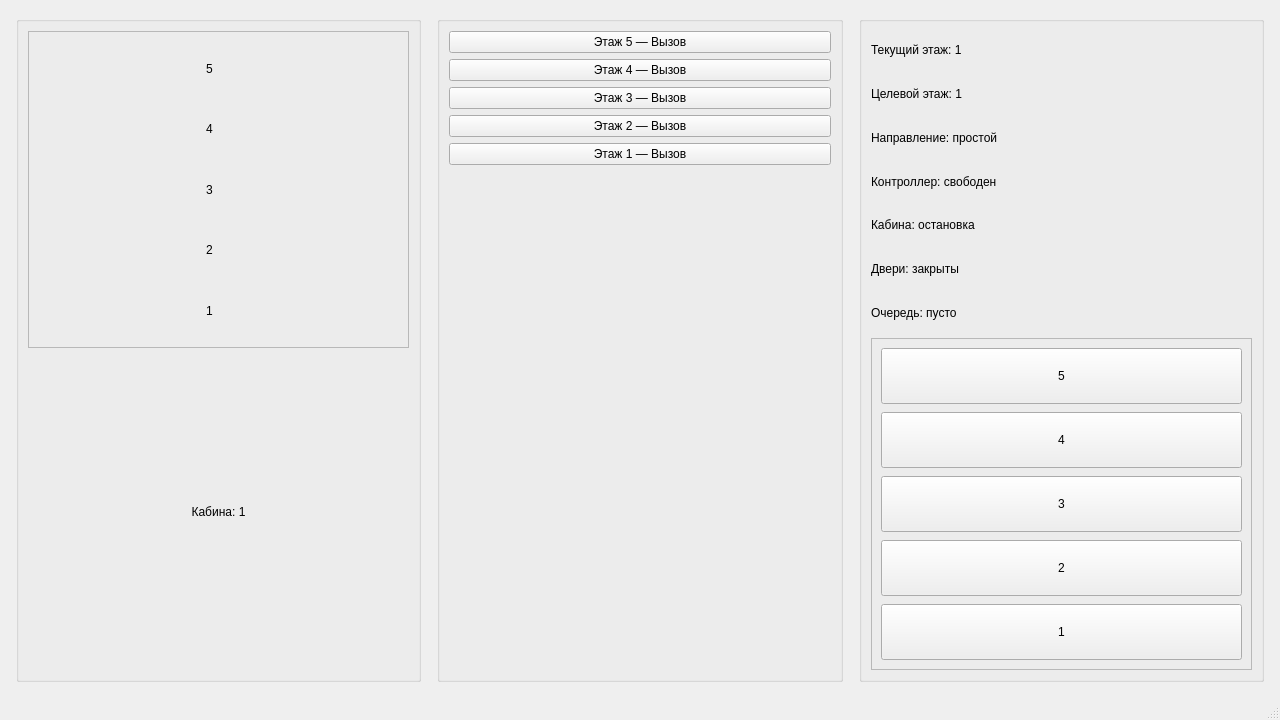
<?xml version="1.0" encoding="UTF-8"?>
<ui version="4.0">
 <class>MainWindow</class>
 <widget class="QMainWindow" name="MainWindow">
  <property name="geometry">
   <rect>
    <x>0</x>
    <y>0</y>
    <width>1280</width>
    <height>720</height>
   </rect>
  </property>
  <property name="windowTitle">
   <string>Симулятор лифта</string>
  </property>
  <widget class="QWidget" name="centralwidget">
   <layout class="QHBoxLayout" name="rootLayout">
    <property name="spacing">
     <number>16</number>
    </property>
    <property name="leftMargin">
     <number>16</number>
    </property>
    <property name="topMargin">
     <number>16</number>
    </property>
    <property name="rightMargin">
     <number>16</number>
    </property>
    <property name="bottomMargin">
     <number>16</number>
    </property>
    <item>
     <widget class="QGroupBox" name="shaftGroup">
<!--      <property name="title">-->
<!--       <string>Шахта здания</string>-->
<!--      </property>-->
      <layout class="QVBoxLayout" name="shaftGroupLayout">
       <item>
        <widget class="QFrame" name="shaftFrame">
         <property name="frameShape">
          <enum>QFrame::Shape::StyledPanel</enum>
         </property>
         <property name="frameShadow">
          <enum>QFrame::Shadow::Sunken</enum>
         </property>
         <layout class="QVBoxLayout" name="shaftLayout">
          <property name="spacing">
           <number>6</number>
          </property>
          <item>
           <widget class="QFrame" name="rowFloor5">
            <property name="frameShape">
             <enum>QFrame::Shape::NoFrame</enum>
            </property>
            <layout class="QHBoxLayout" name="rowFloor5Layout">
             <item>
              <widget class="QLabel" name="floorTitle5">
               <property name="text">
                <string>5</string>
               </property>
               <property name="alignment">
                <set>Qt::AlignmentFlag::AlignCenter</set>
               </property>
              </widget>
             </item>
             <item>
              <widget class="QLabel" name="floorLamp5">
               <property name="minimumSize">
                <size>
                 <width>12</width>
                 <height>12</height>
                </size>
               </property>
               <property name="maximumSize">
                <size>
                 <width>12</width>
                 <height>12</height>
                </size>
               </property>
               <property name="text">
                <string/>
               </property>
              </widget>
             </item>
            </layout>
           </widget>
          </item>
          <item>
           <widget class="QFrame" name="rowFloor4">
            <layout class="QHBoxLayout" name="rowFloor4Layout">
             <item>
              <widget class="QLabel" name="floorTitle4">
               <property name="text">
                <string>4</string>
               </property>
               <property name="alignment">
                <set>Qt::AlignmentFlag::AlignCenter</set>
               </property>
              </widget>
             </item>
             <item>
              <widget class="QLabel" name="floorLamp4">
               <property name="minimumSize">
                <size>
                 <width>12</width>
                 <height>12</height>
                </size>
               </property>
               <property name="maximumSize">
                <size>
                 <width>12</width>
                 <height>12</height>
                </size>
               </property>
               <property name="text">
                <string/>
               </property>
              </widget>
             </item>
            </layout>
           </widget>
          </item>
          <item>
           <widget class="QFrame" name="rowFloor3">
            <layout class="QHBoxLayout" name="rowFloor3Layout">
             <item>
              <widget class="QLabel" name="floorTitle3">
               <property name="text">
                <string>3</string>
               </property>
               <property name="alignment">
                <set>Qt::AlignmentFlag::AlignCenter</set>
               </property>
              </widget>
             </item>
             <item>
              <widget class="QLabel" name="floorLamp3">
               <property name="minimumSize">
                <size>
                 <width>12</width>
                 <height>12</height>
                </size>
               </property>
               <property name="maximumSize">
                <size>
                 <width>12</width>
                 <height>12</height>
                </size>
               </property>
               <property name="text">
                <string/>
               </property>
              </widget>
             </item>
            </layout>
           </widget>
          </item>
          <item>
           <widget class="QFrame" name="rowFloor2">
            <layout class="QHBoxLayout" name="rowFloor2Layout">
             <item>
              <widget class="QLabel" name="floorTitle2">
               <property name="text">
                <string>2</string>
               </property>
               <property name="alignment">
                <set>Qt::AlignmentFlag::AlignCenter</set>
               </property>
              </widget>
             </item>
             <item>
              <widget class="QLabel" name="floorLamp2">
               <property name="minimumSize">
                <size>
                 <width>12</width>
                 <height>12</height>
                </size>
               </property>
               <property name="maximumSize">
                <size>
                 <width>12</width>
                 <height>12</height>
                </size>
               </property>
               <property name="text">
                <string/>
               </property>
              </widget>
             </item>
            </layout>
           </widget>
          </item>
          <item>
           <widget class="QFrame" name="rowFloor1">
            <layout class="QHBoxLayout" name="rowFloor1Layout">
             <item>
              <widget class="QLabel" name="floorTitle1">
               <property name="text">
                <string>1</string>
               </property>
               <property name="alignment">
                <set>Qt::AlignmentFlag::AlignCenter</set>
               </property>
              </widget>
             </item>
             <item>
              <widget class="QLabel" name="floorLamp1">
               <property name="minimumSize">
                <size>
                 <width>12</width>
                 <height>12</height>
                </size>
               </property>
               <property name="maximumSize">
                <size>
                 <width>12</width>
                 <height>12</height>
                </size>
               </property>
               <property name="text">
                <string/>
               </property>
              </widget>
             </item>
            </layout>
           </widget>
          </item>
         </layout>
        </widget>
       </item>
       <item>
        <widget class="QLabel" name="labelIndicator">
         <property name="text">
          <string>Кабина: 1</string>
         </property>
         <property name="alignment">
          <set>Qt::AlignmentFlag::AlignCenter</set>
         </property>
        </widget>
       </item>
      </layout>
     </widget>
    </item>
    <item>
     <widget class="QGroupBox" name="callsGroup">
<!--      <property name="title">-->
<!--       <string>Вызов с этажа</string>-->
<!--      </property>-->
      <layout class="QVBoxLayout" name="callsLayout">
       <item>
        <widget class="QPushButton" name="callFloor5">
         <property name="text">
          <string>Этаж 5 — Вызов</string>
         </property>
        </widget>
       </item>
       <item>
        <widget class="QPushButton" name="callFloor4">
         <property name="text">
          <string>Этаж 4 — Вызов</string>
         </property>
        </widget>
       </item>
       <item>
        <widget class="QPushButton" name="callFloor3">
         <property name="text">
          <string>Этаж 3 — Вызов</string>
         </property>
        </widget>
       </item>
       <item>
        <widget class="QPushButton" name="callFloor2">
         <property name="text">
          <string>Этаж 2 — Вызов</string>
         </property>
        </widget>
       </item>
       <item>
        <widget class="QPushButton" name="callFloor1">
         <property name="text">
          <string>Этаж 1 — Вызов</string>
         </property>
        </widget>
       </item>
       <item>
        <spacer name="callsSpacer">
         <property name="orientation">
          <enum>Qt::Orientation::Vertical</enum>
         </property>
         <property name="sizeHint" stdset="0">
          <size>
           <width>20</width>
           <height>40</height>
          </size>
         </property>
        </spacer>
       </item>
      </layout>
     </widget>
    </item>
    <item>
     <widget class="QGroupBox" name="cabinGroup">
<!--      <property name="title">-->
<!--       <string>Панель кабины</string>-->
<!--      </property>-->
      <layout class="QVBoxLayout" name="cabinLayout">
       <item>
        <widget class="QLabel" name="labelCurrentFloor">
         <property name="text">
          <string>Текущий этаж: 1</string>
         </property>
        </widget>
       </item>
       <item>
        <widget class="QLabel" name="labelTarget">
         <property name="text">
          <string>Целевой этаж: 1</string>
         </property>
        </widget>
       </item>
       <item>
        <widget class="QLabel" name="labelDirection">
         <property name="text">
          <string>Направление: простой</string>
         </property>
        </widget>
       </item>
       <item>
        <widget class="QLabel" name="labelController">
         <property name="text">
          <string>Контроллер: свободен</string>
         </property>
        </widget>
       </item>
       <item>
        <widget class="QLabel" name="labelCabin">
         <property name="text">
          <string>Кабина: остановка</string>
         </property>
        </widget>
       </item>
       <item>
        <widget class="QLabel" name="labelDoor">
         <property name="text">
          <string>Двери: закрыты</string>
         </property>
        </widget>
       </item>
       <item>
        <widget class="QLabel" name="labelPending">
         <property name="text">
          <string>Очередь: пусто</string>
         </property>
         <property name="wordWrap">
          <bool>true</bool>
         </property>
        </widget>
       </item>
       <item>
        <widget class="QFrame" name="cabinButtonsFrame">
         <property name="frameShape">
          <enum>QFrame::Shape::StyledPanel</enum>
         </property>
         <layout class="QGridLayout" name="cabinButtonsGrid">
          <property name="spacing">
           <number>8</number>
          </property>
          <item row="0" column="0">
           <widget class="QPushButton" name="cabinFloor5">
            <property name="minimumSize">
             <size>
              <width>56</width>
              <height>56</height>
             </size>
            </property>
            <property name="text">
             <string>5</string>
            </property>
           </widget>
          </item>
          <item row="1" column="0">
           <widget class="QPushButton" name="cabinFloor4">
            <property name="minimumSize">
             <size>
              <width>56</width>
              <height>56</height>
             </size>
            </property>
            <property name="text">
             <string>4</string>
            </property>
           </widget>
          </item>
          <item row="2" column="0">
           <widget class="QPushButton" name="cabinFloor3">
            <property name="minimumSize">
             <size>
              <width>56</width>
              <height>56</height>
             </size>
            </property>
            <property name="text">
             <string>3</string>
            </property>
           </widget>
          </item>
          <item row="3" column="0">
           <widget class="QPushButton" name="cabinFloor2">
            <property name="minimumSize">
             <size>
              <width>56</width>
              <height>56</height>
             </size>
            </property>
            <property name="text">
             <string>2</string>
            </property>
           </widget>
          </item>
          <item row="4" column="0">
           <widget class="QPushButton" name="cabinFloor1">
            <property name="minimumSize">
             <size>
              <width>56</width>
              <height>56</height>
             </size>
            </property>
            <property name="text">
             <string>1</string>
            </property>
           </widget>
          </item>
         </layout>
        </widget>
       </item>
<!--       <item>-->
<!--        <widget class="QLabel" name="hintLabel">-->
<!--         <property name="text">-->
<!--          <string>Выберите этаж в кабине или нажмите «Вызов» с нужного этажа. Лог — в консоли.</string>-->
<!--         </property>-->
<!--         <property name="wordWrap">-->
<!--          <bool>true</bool>-->
<!--         </property>-->
<!--        </widget>-->
<!--       </item>-->
      </layout>
     </widget>
    </item>
   </layout>
  </widget>
  <widget class="QMenuBar" name="menubar">
   <property name="geometry">
    <rect>
     <x>0</x>
     <y>0</y>
     <width>920</width>
     <height>34</height>
    </rect>
   </property>
  </widget>
  <widget class="QStatusBar" name="statusbar"/>
 </widget>
 <resources/>
 <connections/>
</ui>
